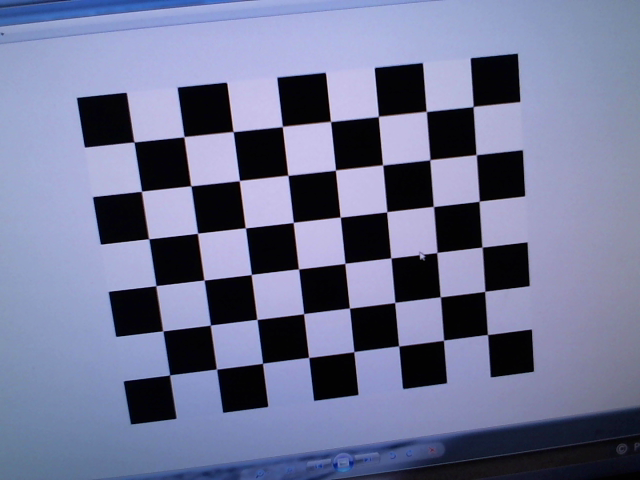
#> input picture projects/layout_measurement/undistort/calibration_shots/p0.png, 640 x 480 px; its folder holds only this picture in this run
$ python calibrate.py calibration_shots/p0.png   (Python 2 division)
#> lines starting #> are read from the running program, lines starting #| are printed output that depends on the picture
#!/usr/bin/env python

import numpy as np
import cv2
import os
from common import splitfn

USAGE = '''
This example is copied from opencv 2.4.9
the origin file is opencv2\sources\samples\python2\calibrate.py

simple usage: >>>python calibrate.py
    this will generate camera_parameters.npz containing the following calibration data:
    mtx, dist, rvecs, tvecs

    what are they? I know mtx = camera_matrix becaues it is required by AR_static.py and AR_realtime.py
    I don't know about the other ones. Go figure it out!

complex: >>>python calibrate.py [--save <filename>] [--debug <output path>] [--square_size] [<image mask>]
    I haven't try this.


    written by fatcloud 2015/5/4
'''


if __name__ == '__main__':
    import sys, getopt
    from glob import glob

    args, img_mask = getopt.getopt(sys.argv[1:], '', ['save=', 'debug=', 'square_size='])
    args = dict(args)

    foldername = "calibration_shots"
    try: img_mask = img_mask[0]
    except: img_mask = './' + foldername + '/*.png'
    img_names = glob(img_mask)
    debug_dir = args.get('--debug')
    square_size = float(args.get('--square_size', 1.0))

    pattern_size = (8, 6)
    pattern_points = np.zeros( (np.prod(pattern_size), 3), np.float32 )
    pattern_points[:,:2] = np.indices(pattern_size).T.reshape(-1, 2)
    pattern_points *= square_size

    obj_points = []
    img_points = []
    h, w = 0, 0
    for fn in img_names:
        print 'processing %s...' % fn,
        img = cv2.imread(fn, 0)
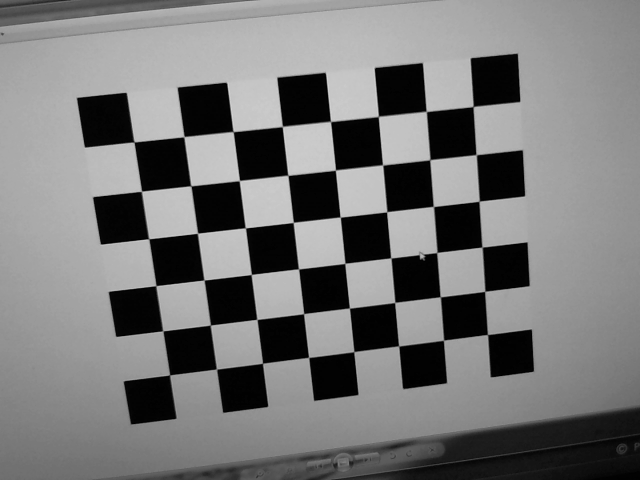
#> img: shape (480, 640); min 0, max 212, mean 118.5
        h, w = img.shape[:2]
#> h = 480; w = 640
        found, corners = cv2.findChessboardCorners(img, pattern_size)
#> found = True; corners = 48 rows, first 8: [134.1, 142.1], [183.9, 136.7], [233.2, 131.6], [282.4, 126.5], [330.6, 121.5], [378.4, 116.4], [426.3, 111.4], [473.1, 106.5]
        if found:
            term = ( cv2.TERM_CRITERIA_EPS + cv2.TERM_CRITERIA_COUNT, 30, 0.1 )
            cv2.cornerSubPix(img, corners, (5, 5), (-1, -1), term)
        if debug_dir:
            vis = cv2.cvtColor(img, cv2.COLOR_GRAY2BGR)
            cv2.drawChessboardCorners(vis, pattern_size, corners, found)
            path, name, ext = splitfn(fn)
            cv2.imwrite('%s/%s_chess.bmp' % (debug_dir, name), vis)
        if not found:
            print 'chessboard not found'
            continue
        img_points.append(corners.reshape(-1, 2))
        obj_points.append(pattern_points)

        print 'ok'

#> (the run stopped early here; a loop or call above may not have finished)

$ run again, on projects/layout_measurement/undistort/calibration_shots/p12.png
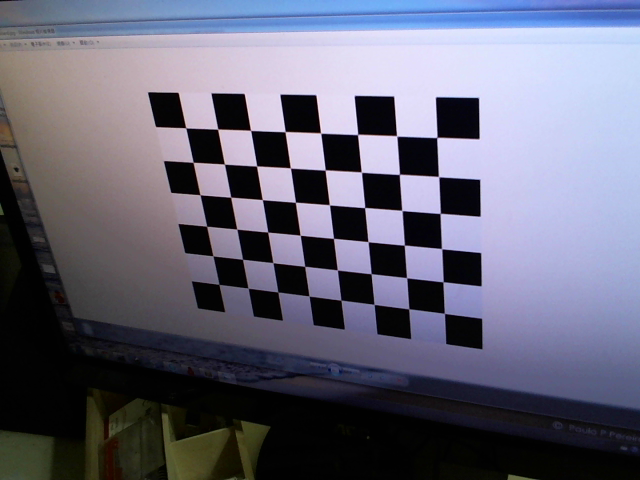
#> input picture projects/layout_measurement/undistort/calibration_shots/p12.png, 640 x 480 px
#> `img = cv2.imread(fn, 0)`:
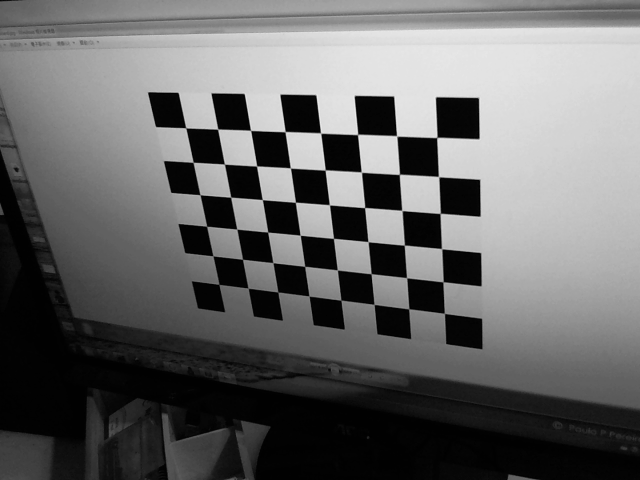
#> img: shape (480, 640); min 0, max 237, mean 103.5
#> found = True; corners = 48 rows, first 8: [185.7, 127.7], [217.6, 129.3], [250.7, 130.6], [285.2, 131.6], [320.7, 133.1], [357.5, 134.4], [396.6, 135.9], [436.7, 137.5]

$ run again, on projects/layout_measurement/undistort/calibration_shots/p13.png
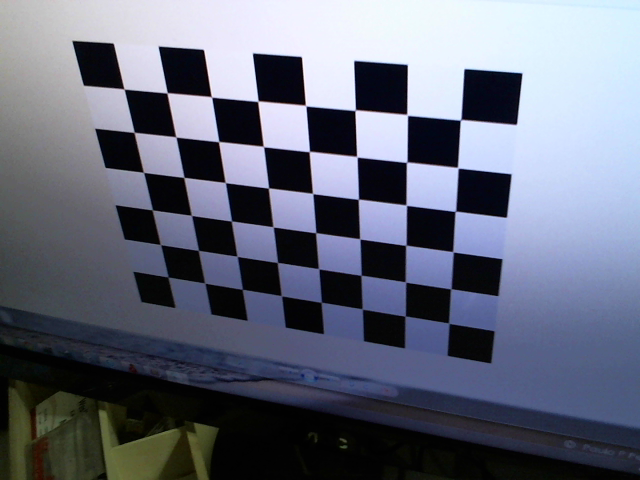
#> input picture projects/layout_measurement/undistort/calibration_shots/p13.png, 640 x 480 px
#> `img = cv2.imread(fn, 0)`:
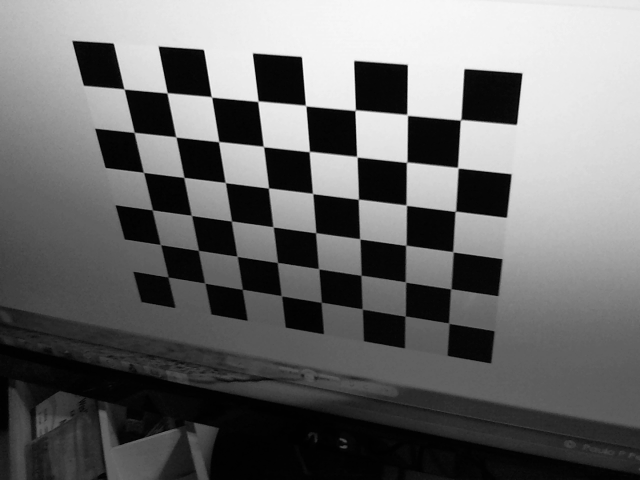
#> img: shape (480, 640); min 0, max 251, mean 106.2
#> found = True; corners = 48 rows, first 8: [124.3, 89.34], [167, 92.9], [211.8, 97.36], [258, 101], [305, 104.7], [355.2, 110.2], [407.9, 115.7], [460.2, 120.4]

$ run again, on projects/layout_measurement/undistort/calibration_shots/p14.png
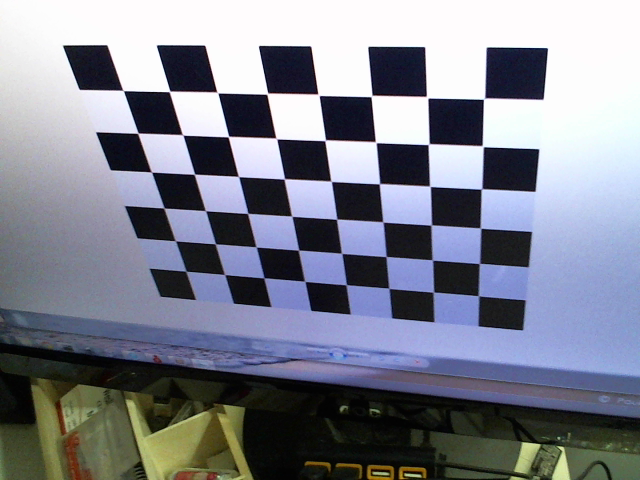
#> input picture projects/layout_measurement/undistort/calibration_shots/p14.png, 640 x 480 px
#> `img = cv2.imread(fn, 0)`:
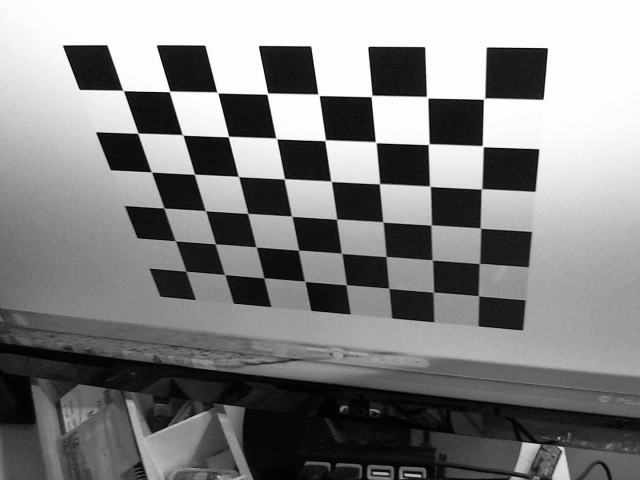
#> img: shape (480, 640); min 1, max 254, mean 131.3
#> found = True; corners = 48 rows, first 8: [123.5, 90.77], [169.6, 91.29], [218.3, 93.13], [266.4, 94.16], [319.4, 95.52], [370.8, 96.62], [426.9, 97.18], [483.3, 99.52]

$ run again, on projects/layout_measurement/undistort/calibration_shots/p1.png
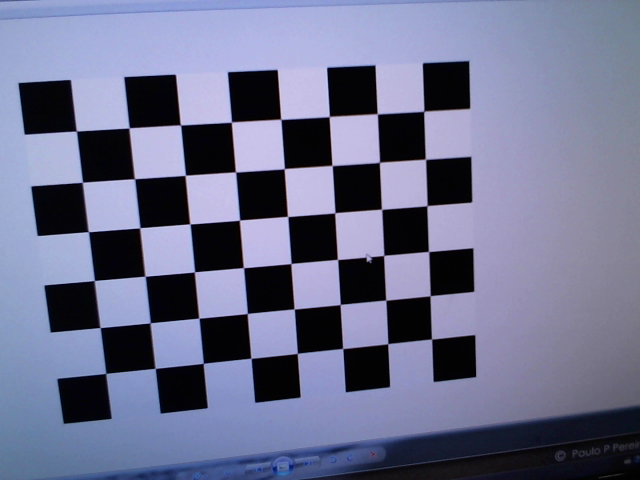
#> input picture projects/layout_measurement/undistort/calibration_shots/p1.png, 640 x 480 px
#> `img = cv2.imread(fn, 0)`:
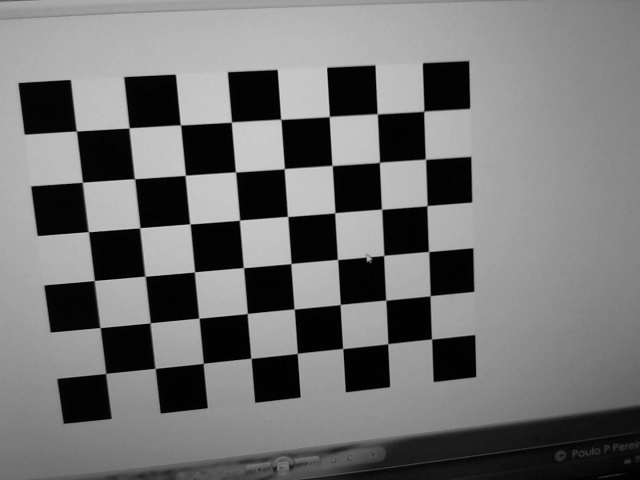
#> img: shape (480, 640); min 0, max 209, mean 114.6
#> found = True; corners = 48 rows, first 8: [76.43, 131.1], [129.2, 127.9], [180.5, 125], [231.5, 122], [280.9, 119.4], [329.3, 116.6], [377.3, 113.9], [423.7, 111.3]
